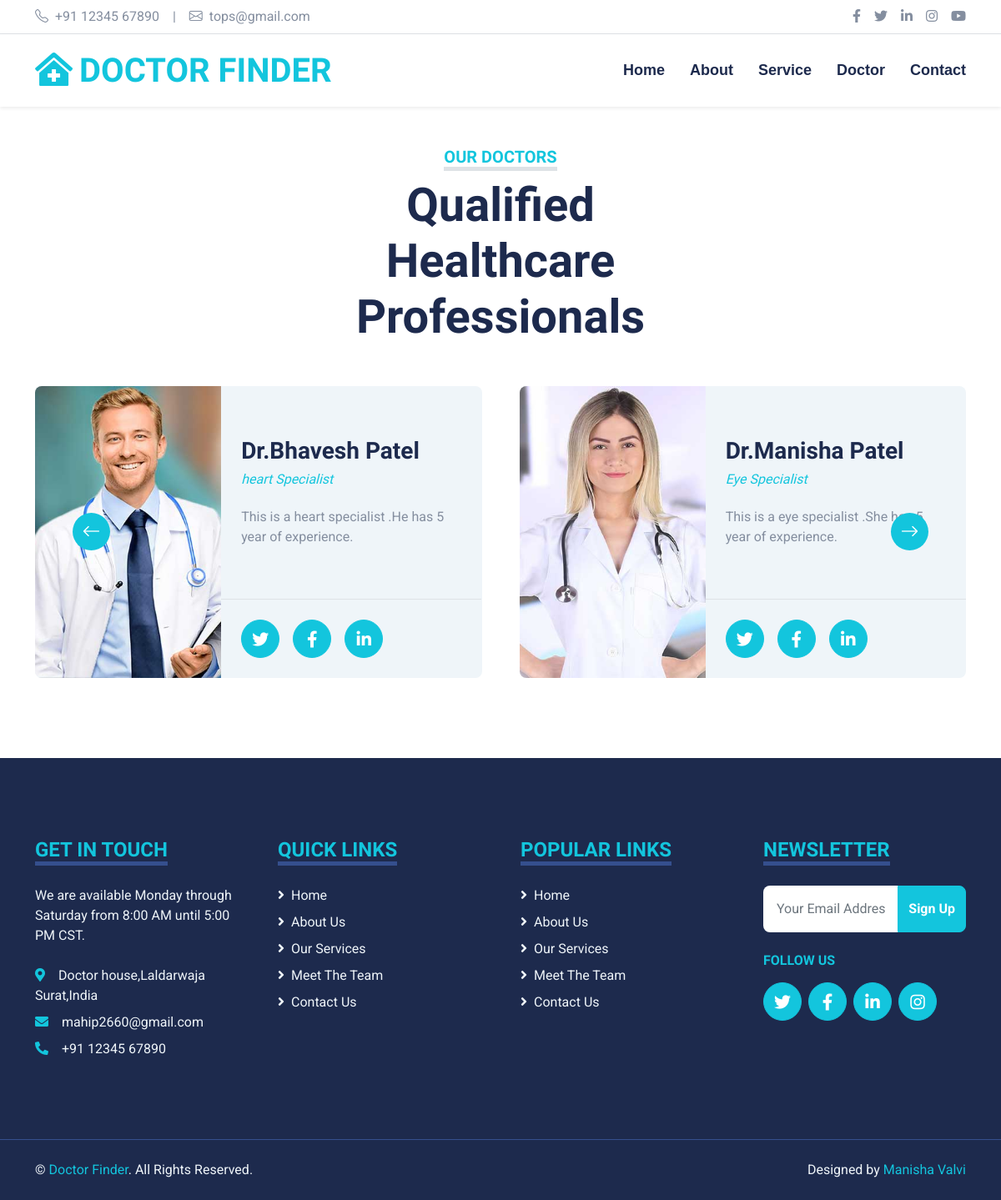
Screenshot of /doctor/ with the database file from the repository.
### myapp/models.py (models this page shows, shortened)
class Doctor(models.Model):
    d_name = models.CharField(max_length=30)
    speciality = models.CharField(max_length=30)
    pic = models.FileField(upload_to='doctor',default='')
    description = models.CharField(max_length=350)

### myapp/views.py (the view)
# urls.py: path('doctor/', views.doctor, name='doctor'),
def doctor(request):
    doctorlist=Doctor.objects.all()
    return render(request,'doctor.html',{"doctorlist":doctorlist})

### myapp/templates/doctor.html
{% extends 'header.html' %}
{% load static %}
{% block content %}
    <div class="container-fluid py-5">
        <div class="container">
            <div class="text-center mx-auto mb-5" style="max-width: 500px;">
                <h5 class="d-inline-block text-primary text-uppercase border-bottom border-5">Our Doctors</h5>
                <h1 class="display-4">Qualified Healthcare Professionals</h1>
            </div>
            <div class="owl-carousel team-carousel position-relative">
                {% for i in doctorlist %}
                <div class="team-item">
                    <div class="row g-0 bg-light rounded overflow-hidden">
                        <div class="col-12 col-sm-5 h-100">
                            <img class="img-fluid h-100" src="{{i.pic.url}}" alt="Image of {{i.name}}" title="Image of {{i.name}}" height="60" width="60"style="object-fit: cover;">
                        </div>
                        <div class="col-12 col-sm-7 h-100 d-flex flex-column">
                            <div class="mt-auto p-4">
                                <h3>{{i.d_name }}</h3>
                                <h6 class="fw-normal fst-italic text-primary mb-4"><a href="{% url 'appointment' %}">{{i.speciality}}</a></h6>
                                <p class="m-0">{{i.description}}</p>
                            </div>
                            <div class="d-flex mt-auto border-top p-4">
                                <a class="btn btn-lg btn-primary btn-lg-square rounded-circle me-3" href="#"><i class="fab fa-twitter"></i></a>
                                <a class="btn btn-lg btn-primary btn-lg-square rounded-circle me-3" href="#"><i class="fab fa-facebook-f"></i></a>
                                <a class="btn btn-lg btn-primary btn-lg-square rounded-circle" href="#"><i class="fab fa-linkedin-in"></i></a>
                            </div>
                        </div>
                    </div>
                </div>
                {% endfor %}
            </div>
        </div>
    </div>
{% endblock %}

### myapp/templates/header.html (shortened to what this page needs)
{% load static %}
<!DOCTYPE html>
<html lang="en">
<head>
    <link href="https://cdnjs.cloudflare.com/ajax/libs/font-awesome/5.15.0/css/all.min.css" rel="stylesheet">
    <link href="https://cdn.jsdelivr.net/npm/bootstrap-icons@1.4.1/font/bootstrap-icons.css" rel="stylesheet">
    <link href="{% static 'lib/owlcarousel/assets/owl.carousel.min.css' %}" rel="stylesheet">
    <link href="{% static 'lib/tempusdominus/css/tempusdominus-bootstrap-4.min.css' %}" rel="stylesheet" />
    <link href="{% static 'css/bootstrap.min.css' %}" rel="stylesheet">
    <link href="{% static 'css/style.css' %}" rel="stylesheet">
</head>
<body>
    <div class="container-fluid py-2 border-bottom d-none d-lg-block">
        <div class="container">
            <div class="row">
                <div class="col-md-6 text-center text-lg-start mb-2 mb-lg-0">
                    <div class="d-inline-flex align-items-center">
                        <a class="text-decoration-none text-body pe-3" href=""><i class="bi bi-telephone me-2"></i>+91 12345 67890</a>
                        <span class="text-body">|</span>
                        <a class="text-decoration-none text-body px-3" href=""><i class="bi bi-envelope me-2"></i>tops@gmail.com</a>
                    </div>
                </div>
                <div class="col-md-6 text-center text-lg-end">
                    <div class="d-inline-flex align-items-center">
                        <a class="text-body px-2" href="">
                            <i class="fab fa-facebook-f"></i>
                        </a>
                        <a class="text-body px-2" href="">
                            <i class="fab fa-twitter"></i>
                        </a>
                        <a class="text-body px-2" href="">
                            <i class="fab fa-linkedin-in"></i>
                        </a>
                        <a class="text-body px-2" href="">
                            <i class="fab fa-instagram"></i>
                        </a>
                        <a class="text-body ps-2" href="">
                            <i class="fab fa-youtube"></i>
                        </a>
                    </div>
                </div>
            </div>
        </div>
    </div>
    <div class="container-fluid sticky-top bg-white shadow-sm">
        <div class="container">
            <nav class="navbar navbar-expand-lg bg-white navbar-light py-3 py-lg-0">
                <a href="{% url 'index' %}" class="navbar-brand">
                    <h1 class="m-0 text-uppercase text-primary"><i class="fa fa-clinic-medical me-2"></i>DOCTOR FINDER</h1>
                </a>
                <div class="collapse navbar-collapse" id="navbarCollapse">
                    <div class="navbar-nav ms-auto py-0">
                        <a href="{% url 'index' %}" class="nav-item nav-link">Home</a>
                        <a href="{% url 'about' %}" class="nav-item nav-link">About</a>
                        <a href="{% url 'service' %}" class="nav-item nav-link">Service</a>
                        <a href="{% url 'doctor' %}" class="nav-item nav-link">Doctor</a>
                        <a href="{% url 'contact' %}" class="nav-item nav-link">Contact</a>
                    </div>
                </div>
            </nav>
        </div>
    </div>
{% block content %}
{% endblock %}
    <div class="container-fluid bg-dark text-light mt-5 py-5">
        <div class="container py-5">
            <div class="row g-5">
                <div class="col-lg-3 col-md-6">
                    <h4 class="d-inline-block text-primary text-uppercase border-bottom border-5 border-secondary mb-4">Get In Touch</h4>
                    <p class="mb-4">We are available Monday through Saturday from 8:00 AM until 5:00 PM CST.</p>
                    <p class="mb-2"><i class="fa fa-map-marker-alt text-primary me-3"></i>Doctor house,Laldarwaja Surat,India</p>
                    <p class="mb-2"><i class="fa fa-envelope text-primary me-3"></i>mahip2660@gmail.com</p>
                    <p class="mb-0"><i class="fa fa-phone-alt text-primary me-3"></i>+91 12345 67890</p>
                </div>
                <div class="col-lg-3 col-md-6">
                    <h4 class="d-inline-block text-primary text-uppercase border-bottom border-5 border-secondary mb-4">Quick Links</h4>
                    <div class="d-flex flex-column justify-content-start">
                        <a class="text-light mb-2" href="{% url 'index' %}"><i class="fa fa-angle-right me-2"></i>Home</a>
                        <a class="text-light mb-2" href="{% url 'about' %}"><i class="fa fa-angle-right me-2"></i>About Us</a>
                        <a class="text-light mb-2" href="{% url 'service' %}"><i class="fa fa-angle-right me-2"></i>Our Services</a>
                        <a class="text-light mb-2" href="{% url 'doctor' %}"><i class="fa fa-angle-right me-2"></i>Meet The Team</a>
                        <a class="text-light" href="{% url 'contact' %}"><i class="fa fa-angle-right me-2"></i>Contact Us</a>
                    </div>
                </div>
                <div class="col-lg-3 col-md-6">
                    <h4 class="d-inline-block text-primary text-uppercase border-bottom border-5 border-secondary mb-4">Popular Links</h4>
                    <div class="d-flex flex-column justify-content-start">
                        <a class="text-light mb-2" href="{% url 'index' %}"><i class="fa fa-angle-right me-2"></i>Home</a>
                        <a class="text-light mb-2" href="{% url 'about' %}"><i class="fa fa-angle-right me-2"></i>About Us</a>
                        <a class="text-light mb-2" href="{% url 'service' %}"><i class="fa fa-angle-right me-2"></i>Our Services</a>
                        <a class="text-light mb-2" href="{% url 'doctor' %}"><i class="fa fa-angle-right me-2"></i>Meet The Team</a>
                        <a class="text-light" href="{% url 'contact' %}"><i class="fa fa-angle-right me-2"></i>Contact Us</a>
                    </div>
                </div>
                <div class="col-lg-3 col-md-6">
                    <h4 class="d-inline-block text-primary text-uppercase border-bottom border-5 border-secondary mb-4">Newsletter</h4>
                    <form action="">
                        <div class="input-group">
                            <input type="text" class="form-control p-3 border-0" placeholder="Your Email Address">
                            <button class="btn btn-primary">Sign Up</button>
                        </div>
                    </form>
                    <h6 class="text-primary text-uppercase mt-4 mb-3">Follow Us</h6>
                    <div class="d-flex">
                        <a class="btn btn-lg btn-primary btn-lg-square rounded-circle me-2" href="#"><i class="fab fa-twitter"></i></a>
                        <a class="btn btn-lg btn-primary btn-lg-square rounded-circle me-2" href="#"><i class="fab fa-facebook-f"></i></a>
                        <a class="btn btn-lg btn-primary btn-lg-square rounded-circle me-2" href="#"><i class="fab fa-linkedin-in"></i></a>
                        <a class="btn btn-lg btn-primary btn-lg-square rounded-circle" href="#"><i class="fab fa-instagram"></i></a>
                    </div>
                </div>
            </div>
        </div>
    </div>
    <div class="container-fluid bg-dark text-light border-top border-secondary py-4">
        <div class="container">
            <div class="row g-5">
                <div class="col-md-6 text-center text-md-start">
                    <p class="mb-md-0">&copy; <a class="text-primary" href="{% url 'index' %}">Doctor Finder</a>. All Rights Reserved.</p>
                </div>
                <div class="col-md-6 text-center text-md-end">
                    <p class="mb-0">Designed by <a class="text-primary" href="https://htmlcodex.com">Manisha Valvi</a></p>
                </div>
            </div>
        </div>
    </div>
</body>
</html>

### myapp/static/css/style.css (style rules this page uses)
:root { --primary: #13C5DD; --secondary: #354F8E; --light: #EFF5F9; --dark: #1D2A4D; }
.btn { font-weight: 700; transition: .5s; }
.btn-primary { color: #FFFFFF; background-color: #13C5DD !important; }
.btn-lg-square { width: 46px; height: 46px; }
.btn-square, .btn-sm-square, .btn-lg-square { padding-left: 0; padding-right: 0; text-align: center; }
.navbar-light .navbar-nav .nav-link { font-family: 'Jost', sans-serif; position: relative; margin-left: 30px; padding: 30px 0; font-size: 18px; font-weight: 700; color: var(--dark); outline: none; transition: .5s; }
@media (min-width: 992px) { .navbar-light .navbar-nav .nav-link::before { position: absolute; content: ""; width: 0; height: 5px; bottom: 0; left: 50%; background: var(--primary); transition: .5s; } }
@media (min-width: 576px) { .team-item .row { height: 350px; } }

### rows the page displays
Doctor: pic (picture), d_name "Dr.Bhavesh Patel", speciality "heart Specialist", description "This is a heart specialist .He has 5 year of experience."
Doctor: pic (picture), d_name "Dr.Manisha Patel", speciality "Eye Specialist", description "This is a eye specialist .She has 5 year of experience."
